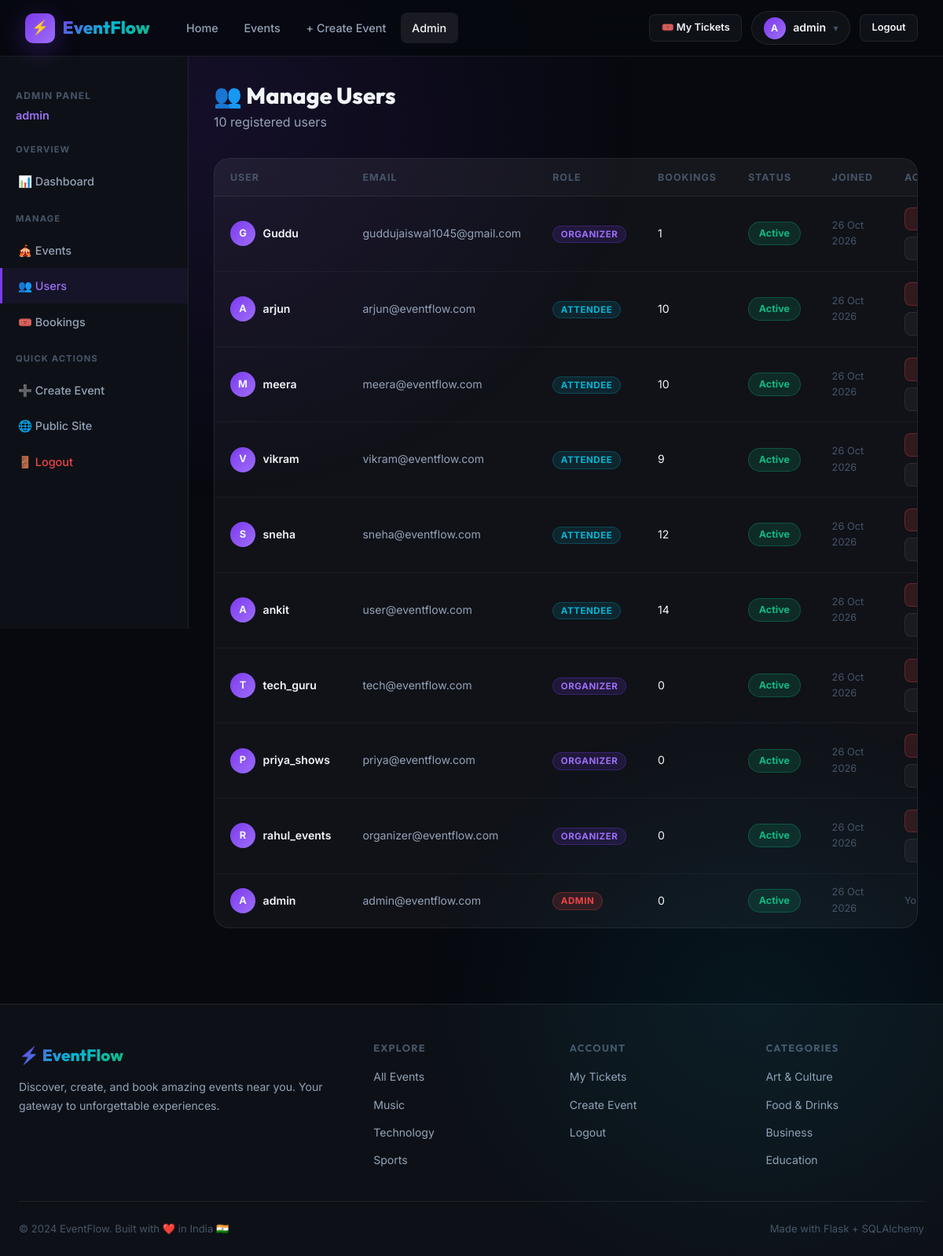
Page /admin/users (signed in) on the committed database.
### app/models.py (models this page shows, shortened)
class User(UserMixin, db.Model):
    __tablename__ = 'users'
    id = db.Column(db.Integer, primary_key=True)
    username = db.Column(db.String(80), unique=True, nullable=False)
    email = db.Column(db.String(120), unique=True, nullable=False)
    password_hash = db.Column(db.String(256), nullable=False)
    role = db.Column(db.String(20), default='attendee')
    avatar = db.Column(db.String(200), default='default_avatar.png')
    bio = db.Column(db.Text, default='')
    is_active = db.Column(db.Boolean, default=True)
    created_at = db.Column(db.DateTime, default=datetime.utcnow)
    events = db.relationship('Event', backref='organizer', lazy=True, foreign_keys='Event.organizer_id')
    bookings = db.relationship('Booking', backref='user', lazy=True)
    def is_admin(self):
        return self.role == 'admin'
    def is_organizer(self):
        return self.role in ['organizer', 'admin']

### app/admin/routes.py (the view)
@admin.route('/users')
@login_required
@admin_required
def users():
    all_users = User.query.order_by(User.created_at.desc()).all()
    return render_template('admin/users.html', users=all_users, title='Manage Users')

### app/admin/routes.py (called while the page is built)
def admin_required(f):
    @wraps(f)
    def decorated(*args, **kwargs):
        if not current_user.is_authenticated or not current_user.is_admin():
            abort(403)
        return f(*args, **kwargs)
    return decorated

### app/models.py (called while the page is built)
@login_manager.user_loader
def load_user(user_id):
    return User.query.get(int(user_id))

### app/templates/admin/users.html (shortened to what this page needs)
{% extends 'admin/layout.html' %}
{% block admin_content %}
<div style="display:flex;align-items:center;justify-content:space-between;margin-bottom:2rem;">
  <div>
    <h1 style="font-size:1.8rem;font-weight:800;margin-bottom:0.3rem;">👥 Manage Users</h1>
    <p style="color:var(--text-secondary);">{{ users|length }} registered users</p>
  </div>
</div>
<div class="data-table-wrapper">
  <table class="data-table">
    <thead><tr>
      <th>User</th><th>Email</th><th>Role</th><th>Bookings</th><th>Status</th><th>Joined</th><th>Actions</th>
    </tr></thead>
    <tbody>
      {% for user in users %}
        <tr>
          <td>
            <div style="display:flex;align-items:center;gap:0.6rem;">
              <div class="nav-avatar" style="width:32px;height:32px;font-size:0.8rem;flex-shrink:0;">{{ user.username[0].upper() }}</div>
              <span style="font-weight:600;">{{ user.username }}</span>
            </div>
          </td>
          <td style="color:var(--text-secondary);">{{ user.email }}</td>
          <td><span class="role-badge role-{{ user.role }}">{{ user.role }}</span></td>
          <td>{{ user.bookings|length }}</td>
          <td>
            <span class="status-badge {{ 'status-confirmed' if user.is_active else 'status-cancelled' }}">
              {{ 'Active' if user.is_active else 'Suspended' }}
            </span>
          </td>
          <td style="color:var(--text-muted);font-size:0.8rem;">{{ user.created_at.strftime('%d %b %Y') }}</td>
          <td>
            <div style="display:flex;gap:0.5rem;flex-wrap:wrap;">
              {% if user.id != current_user.id %}
                <form action="{{ url_for('admin.toggle_user', user_id=user.id) }}" method="POST" style="display:inline;">
                  <button type="submit" class="btn btn-sm {{ 'btn-danger' if user.is_active else 'btn-secondary' }}">
                  </button>
                </form>
                {% if user.role != 'admin' %}
                  <form action="{{ url_for('admin.promote_user', user_id=user.id) }}" method="POST" style="display:inline;">
                    <button type="submit" class="btn btn-sm btn-secondary">⬆️ Promote</button>
                  </form>
                {% endif %}
              {% else %}
                <span style="font-size:0.78rem;color:var(--text-muted);">You</span>
              {% endif %}
            </div>
          </td>
        </tr>
      {% endfor %}
    </tbody>
  </table>
</div>
{% endblock %}

### app/templates/admin/layout.html
{% extends 'base.html' %}
{% block content %}
<div class="admin-layout">
  <aside class="admin-sidebar">
    <div style="padding:1rem 1.25rem 1.5rem;">
      <div style="font-size:0.75rem;font-weight:700;color:var(--text-muted);text-transform:uppercase;letter-spacing:0.1em;margin-bottom:0.25rem;">Admin Panel</div>
      <div style="font-size:0.9rem;font-weight:600;color:var(--violet-light);">{{ current_user.username }}</div>
    </div>
    <div class="admin-sidebar-title">Overview</div>
    <a href="{{ url_for('admin.dashboard') }}" class="admin-nav-item {{ 'active' if request.endpoint == 'admin.dashboard' }}">
      📊 Dashboard
    </a>
    <div class="admin-sidebar-title" style="margin-top:1rem;">Manage</div>
    <a href="{{ url_for('admin.events') }}" class="admin-nav-item {{ 'active' if request.endpoint == 'admin.events' }}">
      🎪 Events
    </a>
    <a href="{{ url_for('admin.users') }}" class="admin-nav-item {{ 'active' if request.endpoint == 'admin.users' }}">
      👥 Users
    </a>
    <a href="{{ url_for('admin.all_bookings') }}" class="admin-nav-item {{ 'active' if request.endpoint == 'admin.all_bookings' }}">
      🎟️ Bookings
    </a>
    <div class="admin-sidebar-title" style="margin-top:1rem;">Quick Actions</div>
    <a href="{{ url_for('events.create') }}" class="admin-nav-item">➕ Create Event</a>
    <a href="{{ url_for('events.list_events') }}" class="admin-nav-item">🌐 Public Site</a>
    <a href="{{ url_for('auth.logout') }}" class="admin-nav-item" style="color:var(--red);">🚪 Logout</a>
  </aside>
  <main class="admin-content">
    {% block admin_content %}{% endblock %}
  </main>
</div>
{% endblock %}

### app/templates/base.html (shortened to what this page needs)
<!DOCTYPE html>
<html lang="en">
<head>
  <link rel="stylesheet" href="{{ url_for('static', filename='css/style.css') }}"/>
</head>
<body>
<nav class="navbar" id="navbar">
  <div class="nav-container">
    <a href="{{ url_for('main.index') }}" class="nav-logo">
      <div class="logo-icon">⚡</div>
      <span class="gradient-text">EventFlow</span>
    </a>
    <div class="nav-links">
      <a href="{{ url_for('main.index') }}" class="{{ 'active' if request.endpoint == 'main.index' }}">Home</a>
      <a href="{{ url_for('events.list_events') }}" class="{{ 'active' if request.blueprint == 'events' }}">Events</a>
      {% if current_user.is_authenticated and current_user.is_organizer() %}
        <a href="{{ url_for('events.create') }}" class="{{ 'active' if request.endpoint == 'events.create' }}">+ Create Event</a>
      {% endif %}
      {% if current_user.is_authenticated and current_user.is_admin() %}
        <a href="{{ url_for('admin.dashboard') }}" class="{{ 'active' if request.blueprint == 'admin' }}">Admin</a>
      {% endif %}
    </div>
    <div class="nav-actions">
      {% if current_user.is_authenticated %}
        <a href="{{ url_for('bookings.my_bookings') }}" class="btn btn-secondary btn-sm">🎟️ My Tickets</a>
        <div class="nav-user">
          <div class="nav-avatar">{{ current_user.username[0].upper() }}</div>
          <span style="font-size:0.88rem;font-weight:600;">{{ current_user.username }}</span>
          <span style="color:var(--text-muted);font-size:0.75rem;">▾</span>
        </div>
        <a href="{{ url_for('auth.logout') }}" class="btn btn-secondary btn-sm">Logout</a>
      {% else %}
        <a href="{{ url_for('auth.login') }}" class="btn btn-secondary btn-sm">Sign In</a>
        <a href="{{ url_for('auth.register') }}" class="btn btn-primary btn-sm">Get Started</a>
      {% endif %}
    </div>
  </div>
</nav>
<div class="page-wrapper">
  {% block content %}{% endblock %}
</div>
<footer class="footer">
  <div class="container">
    <div class="footer-grid">
      <div class="footer-brand">
        <div class="brand-title"><span class="gradient-text">⚡ EventFlow</span></div>
        <p>Discover, create, and book amazing events near you. Your gateway to unforgettable experiences.</p>
      </div>
      <div class="footer-col">
        <h4>Explore</h4>
        <ul>
          <li><a href="{{ url_for('events.list_events') }}">All Events</a></li>
          <li><a href="{{ url_for('events.list_events', category='Music') }}">Music</a></li>
          <li><a href="{{ url_for('events.list_events', category='Technology') }}">Technology</a></li>
          <li><a href="{{ url_for('events.list_events', category='Sports') }}">Sports</a></li>
        </ul>
      </div>
      <div class="footer-col">
        <h4>Account</h4>
        <ul>
          {% if current_user.is_authenticated %}
            <li><a href="{{ url_for('bookings.my_bookings') }}">My Tickets</a></li>
            {% if current_user.is_organizer() %}
              <li><a href="{{ url_for('events.create') }}">Create Event</a></li>
            {% endif %}
            <li><a href="{{ url_for('auth.logout') }}">Logout</a></li>
          {% else %}
            <li><a href="{{ url_for('auth.login') }}">Sign In</a></li>
            <li><a href="{{ url_for('auth.register') }}">Register</a></li>
          {% endif %}
        </ul>
      </div>
      <div class="footer-col">
        <h4>Categories</h4>
        <ul>
          <li><a href="{{ url_for('events.list_events', category='Art') }}">Art & Culture</a></li>
          <li><a href="{{ url_for('events.list_events', category='Food') }}">Food & Drinks</a></li>
          <li><a href="{{ url_for('events.list_events', category='Business') }}">Business</a></li>
          <li><a href="{{ url_for('events.list_events', category='Education') }}">Education</a></li>
        </ul>
      </div>
    </div>
    <div class="footer-bottom">
      <span>© 2024 EventFlow. Built with ❤️ in India 🇮🇳</span>
      <span>Made with Flask + SQLAlchemy</span>
    </div>
  </div>
</footer>
</body>
</html>

### rows in the picture
User: username "A", username "admin", email "admin@eventflow.com", role "ADMIN", bookings|length "0", is_active "Active", created_at "26 Oct 2026", shows "You"
User: username "G", username "Guddu", email "guddujaiswal1045@gmail.com", role "ORGANIZER", bookings|length "1", is_active "Active", created_at "26 Oct 2026"
User: username "A", username "arjun", email "arjun@eventflow.com", role "ATTENDEE", bookings|length "10", is_active "Active", created_at "26 Oct 2026"
User: username "M", username "meera", email "meera@eventflow.com", role "ATTENDEE", bookings|length "10", is_active "Active", created_at "26 Oct 2026"
User: username "V", username "vikram", email "vikram@eventflow.com", role "ATTENDEE", bookings|length "9", is_active "Active", created_at "26 Oct 2026"
User: username "S", username "sneha", email "sneha@eventflow.com", role "ATTENDEE", bookings|length "12", is_active "Active", created_at "26 Oct 2026"
User: username "A", username "ankit", email "user@eventflow.com", role "ATTENDEE", bookings|length "14", is_active "Active", created_at "26 Oct 2026"
User: username "T", username "tech_guru", email "tech@eventflow.com", role "ORGANIZER", bookings|length "0", is_active "Active", created_at "26 Oct 2026"
User: username "P", username "priya_shows", email "priya@eventflow.com", role "ORGANIZER", bookings|length "0", is_active "Active", created_at "26 Oct 2026"
User: username "R", username "rahul_events", email "organizer@eventflow.com", role "ORGANIZER", bookings|length "0", is_active "Active", created_at "26 Oct 2026"

### other values in the picture
{{ users|length }} "10"
